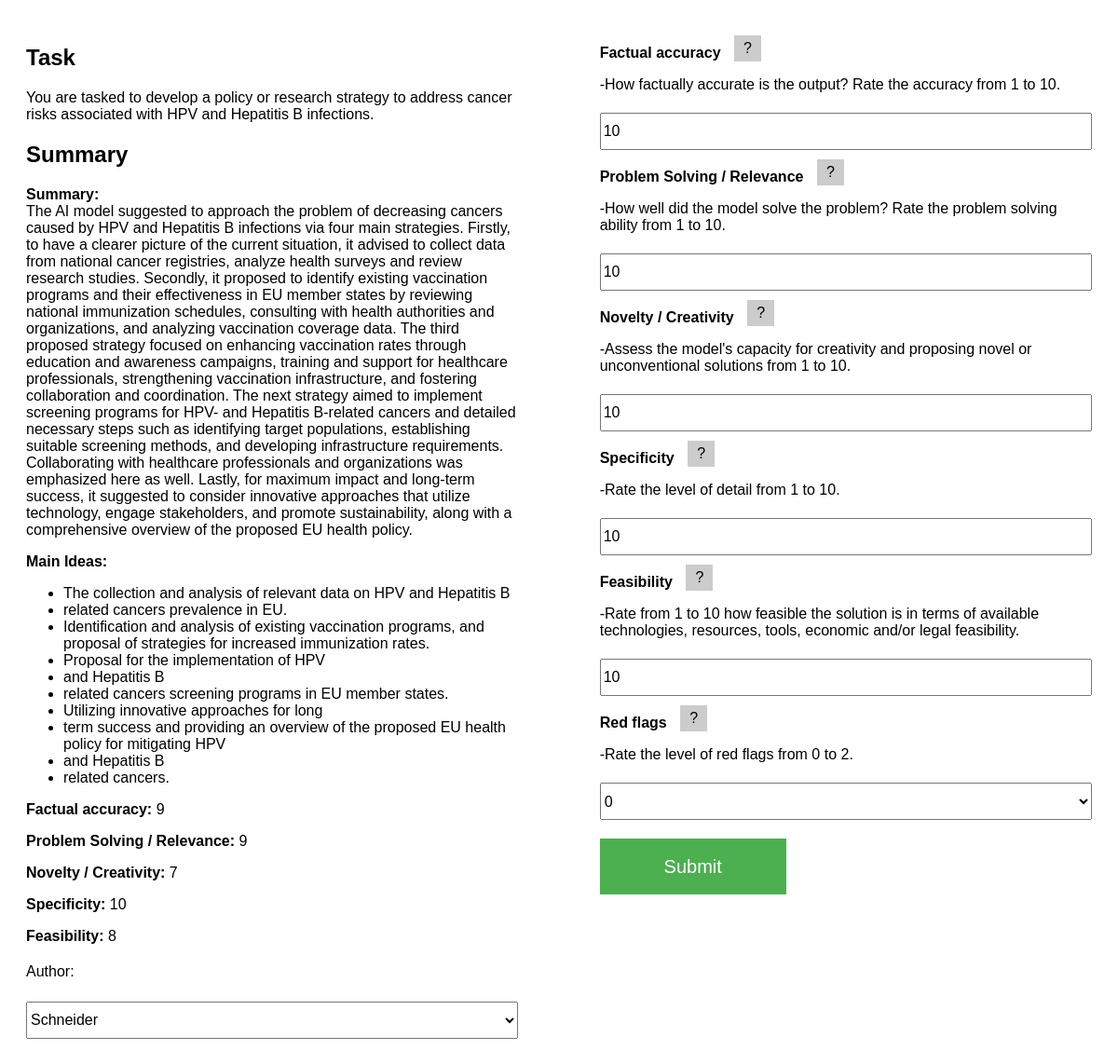
The page / on the database its author committed.
### app.py (models this page shows)
class Summary(db.Model):
    __tablename__ = 'Summaries'
    id = db.Column(db.Integer, primary_key=True)
    model = db.Column(db.String(50))
    task_index = db.Column(db.String(50))
    eu_prompt = db.Column(db.String(50))
    repetition_index = db.Column(db.Integer)
    truncation_index = db.Column(db.Integer)
    table_index = db.Column(db.Integer)
    file_path = db.Column(db.String(200))
    summary = db.Column(db.Text)
    main_ideas = db.Column(db.Text)
    accuracy = db.Column(db.Integer)
    relevance = db.Column(db.Integer)
    novelty = db.Column(db.Integer)
    specificity = db.Column(db.Integer)
    feasibility = db.Column(db.Integer)

### app.py (the view)
@app.route('/', methods=['GET', 'POST'])
def index():
    if request.method == 'POST':
        author = request.form.get('author')
        summary_id = request.form.get('summary_id')
        accuracy = request.form.get('accuracy')
        relevance = request.form.get('relevance')
        creativity = request.form.get('creativity')
        specificity = request.form.get('specificity')
        feasibility = request.form.get('feasibility')
        red_flags = request.form.get('red_flags')
        timestamp = datetime.now()
        new_score = Score(author=author, summary_id=summary_id, accuracy=accuracy, relevance=relevance, creativity=creativity,
                          specificity=specificity, feasibility=feasibility, red_flags=red_flags, timestamp=timestamp)
        db.session.add(new_score)
        db.session.commit()
        session['author'] = author
        return redirect('/')
    else:
        author = session.get('author')
        print("author: ", author)
        if author is not None:
            evaluated_summaries = [score.summary_id for score in Score.query.filter_by(author=author).all()]
            summary = Summary.query.filter(Summary.id.notin_(evaluated_summaries)).order_by(func.random()).first()
            if summary is None:
                return render_template('change_author.html')
            else:
                summary.main_ideas = convert_to_html_bullets(summary.main_ideas)
                return render_template('index.html', summary=summary, author=author)
        else:
            summary = Summary.query.order_by(func.random()).first()
            if summary is None:
                return "No summary found in the database."
            else:
                summary.main_ideas = convert_to_html_bullets(summary.main_ideas)
                return render_template('index.html', summary=summary)

### app.py (called while the page is built)
def convert_to_html_bullets(text):
    points = text.split('-')
    points = [point.strip() for point in points if point]  # remove empty strings
    html_bullets = '<ul>'
    for point in points:
        html_bullets += f'<li>{point}</li>'
    html_bullets += '</ul>'
    return html_bullets

### templates/index.html (shortened to what this page needs)
<!DOCTYPE html>
<html>
<head>
</head>
<body>
<form method="POST" onsubmit="saveAuthor()">
    <div class="container">
        <div class="left-section">
    <h2>Task</h2>
    <p>{{ summary.eu_prompt }}</p>
    <h2>Summary</h2>
    <p><strong>Summary:<br></strong> {{ summary.summary }}</p>
    <p><strong>Main Ideas:<br></strong> {{ summary.main_ideas|safe }}</p>
    <p><strong>Factual accuracy:</strong> {{ summary.accuracy }}</p>
    <p><strong>Problem Solving / Relevance:</strong> {{ summary.relevance }}</p>
            <p><strong>Novelty / Creativity:</strong> {{ summary.novelty }}</p>
    <p><strong>Specificity:</strong> {{ summary.specificity }}</p>
    <p><strong>Feasibility:</strong> {{ summary.feasibility }}</p>
    <label for="author">Author:</label><br>
        <select id="author" name="author" required>
        <option value="Schneider">Schneider</option>
    </select><br>
        </div>
        <div class="right-section">
    <div class="mb-3">
        <div>
      <label for="accuracy" class="form-label"><strong>Factual accuracy</strong></label>
        <div class="info-container">
            <button class="info-button" type="button" onclick="yourFunction()">?</button>
        </div>
            <p>-How factually accurate is the output? Rate the accuracy from 1 to 10.</p>
    </div>
      <input type="text" class="form-control" id="accuracy" placeholder="1-10" name="accuracy" min="1" max="10" value="10" required>
    </div>
    <div class="mb-3">
      <label for="relevance" class="form-label"><strong>Problem Solving / Relevance</strong></label>
                <div class="info-container">
                    <button class="info-button" type="button" onclick="yourFunction()">?</button>
    </div>
        <p>-How well did the model solve the problem? Rate the problem solving ability from 1 to 10.</p>
    </div>
      <input type="text" class="form-control" id="relevance" placeholder="1-10" name="relevance" min="1" max="10" value="10" required>
    <div class="mb-3">
      <label for="creativity" class="form-label"><strong>Novelty / Creativity</strong></label>
                <div class="info-container">
                    <button class="info-button" type="button" onclick="yourFunction()">?</button>
    </div>
        <p>-Assess the model's capacity for creativity and proposing novel or unconventional solutions from 1 to 10.</p>
    </div>
      <input type="text" class="form-control" id="creativity" placeholder="1-10" name="creativity" min="1" max="10" value="10" required>
    <div class="mb-3">
      <label for="specificity" class="form-label"><strong>Specificity</strong></label>
                <div class="info-container">
                    <button class="info-button" type="button" onclick="yourFunction()">?</button>
    </div>
        <p>-Rate the level of detail from 1 to 10.</p>
    </div>
      <input type="text" class="form-control" id="specificity" placeholder="1-10" name="specificity" min="1" max="10" value="10" required>
    <div class="mb-3">
      <label for="feasibility" class="form-label"><strong>Feasibility</strong></label>
                <div class="info-container">
                    <button class="info-button" type="button" onclick="yourFunction()">?</button>
    </div>
        <p>-Rate from 1 to 10 how feasible the solution is in terms of available technologies, resources, tools,
            economic and/or legal feasibility.</p>
    </div>
      <input type="text" class="form-control" id="feasibility" placeholder="1-10" name="feasibility" min="1" max="10" value="10" required>
            <div class="mb-3">
    <label for="red_flags" class="form-label"><strong>Red flags</strong></label>
                <div class="info-container">
                    <button class="info-button" type="button" onclick="yourFunction()">?</button>
    </div>
                <p>-Rate the level of red flags from 0 to 2.</p>
            </div>
    <select id="red_flags" name="red_flags">
        <option value="0" selected>0</option>
    </select><br>
                <input type="submit" value="Submit">
    </div>
    </div>
</form>
</body>
</html>

### templates/index.html (style rules this page uses)
body { font-family: Arial, sans-serif; }
form { max-width: 1200px; margin: 0 auto; }
label { display: block; margin-top: 20px; }
input[type="text"], input[type="range"] { width: 100%; height: 40px; margin-top: 5px; box-sizing: border-box; font-size: 16px; }
input[type="submit"] { margin-top: 20px; height: 60px; width: 200px; background-color: #4CAF50; color: white; border: none; cursor: pointer; font-size: 20px; }
.info-button { position: relative; cursor: pointer; padding: 5px 10px; font-size: 16px; border: none; background-color: #ccc; top: 10px; }
.form-label, .info-container { display: inline-block; vertical-align: top; }
.info-container { margin-left: 10px; }
select { width: 100%; height: 40px; margin-top: 5px; box-sizing: border-box; font-size: 16px; }
.container { display: flex; justify-content: space-between; flex-wrap: wrap; }
.left-section, .right-section { flex: 0 0 48%; box-sizing: border-box; padding: 20px; }

### rows shown on the page
Summary: eu_prompt "You are tasked to develop a policy or research strategy to address cancer risks associated with HPV and Hepatitis B infections.", summary "The AI model suggested to approach the problem of decreasing cancers caused by HPV and Hepatitis B infections via four main strategies. Firstly, to have a clearer picture of the current situation, it advised to collect data from national cancer registries, analyze health surveys and review research studies. Secondly, it proposed to identify existing vaccination programs and their effectiveness in EU member states by reviewing national immunization schedules, consulting with health authorities and organizations, and analyzing vaccination coverage data. The third proposed strategy focused on enhancing vaccination rates through education and awareness campaigns, training and support for…", main_ideas "The collection and analysis of relevant data on HPV and Hepatitis B related cancers prevalence in EU. Identification and analysis of existing vaccination programs, and proposal of strategies for increased immunization rates. Proposal for the implementation of HPV and Hepatitis B related cancers screening programs in EU member states. Utilizing innovative approaches for long term success and providing an overview of the proposed EU health policy for mitigating HPV and Hepatitis B related cancers.", accuracy "9", relevance "9", novelty "7", specificity "10", feasibility "8"
